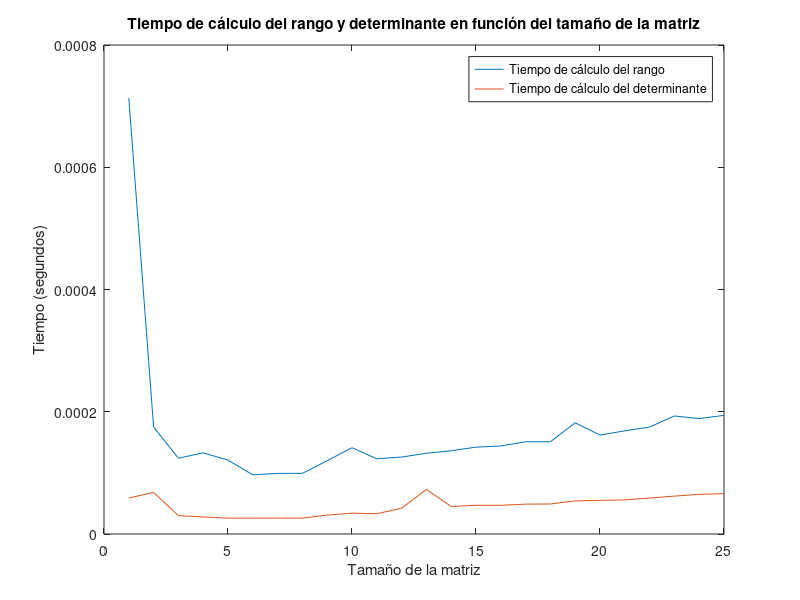

Source code (MATLAB):
% Inicializar matrices para almacenar los tiempos de procesamiento
tiempo_rango = [];
tiempo_determinante = [];

% Bucle para calcular los tiempos
for n = 1:25
    % Generar una matriz aleatoria de tamaño n x n
    matriz = rand(n, n);
    
    % Calcular el tiempo para el cálculo del rango
    tic;
    rango = rank(matriz);
    tiempo_rango(n) = toc;
    
    % Calcular el tiempo para el cálculo del determinante
    tic;
    determinante = det(matriz);
    tiempo_determinante(n) = toc;
end

% Crear una figura para representar los tiempos
figure;
plot(tiempo_rango);
hold on;
plot(tiempo_determinante);
xlabel('Tamaño de la matriz');
ylabel('Tiempo (segundos)');
title('Tiempo de cálculo del rango y determinante en función del tamaño de la matriz');
legend('Tiempo de cálculo del rango', 'Tiempo de cálculo del determinante');

hold off;
